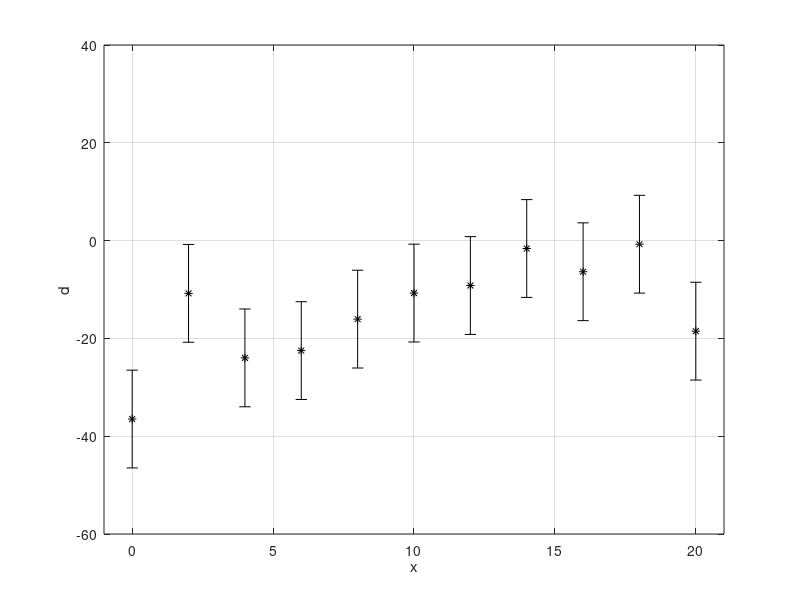

Write the MATLAB code that produced this figure. (Note: this script raises an error after producing the figure.)
% sippi_linefit: Fiting line using SIPPI
clear all;close all
rng(1);
%% LOAD DATA
load('sippi_linefit_data');

figure(1);clf;
e=errorbar(x,d_obs,d_std,'k*');
set(e,'LineStyle','none')
xlabel('x')
ylabel('d')
box on
grid on
axis([-1 21 -60 40])
ppp(10,4,12,2,2)
print_mul(sprintf('sippi_linefit_data_%d',length(d_obs)));

%% setup the data
data{1}.d_obs=d_obs;
data{1}.d_std=d_std;

%% setup the forward
forward.x=x;
forward.forward_function='sippi_forward_linefit';


%% setup the prior model
% the intercept
im=1;
prior{im}.type='gaussian';
prior{im}.name='intercept';
prior{im}.m0=0;
prior{im}.std=30;
prior{im}.m_true=m_ref{1};

% 1st order, the gradient
im=2;
prior{im}.type='gaussian';
prior{im}.name='gradient';
prior{im}.m0=0;
prior{im}.std=4;
prior{im}.norm=80;
prior{im}.m_true=m_ref{2};

% 2ndst order
im=3;
prior{im}.type='uniform';
prior{im}.name='2nd';
prior{im}.min=-.3;
prior{im}.max=.3;
prior{im}.m_true=m_ref{3};


%% TEST SETUP
m=sippi_prior(prior);
[d,forward,prior,data]=sippi_forward(m,forward,prior,data);
[logL]=sippi_likelihood(d,data);

%%
figure(1);clf;
e=errorbar(x,d_obs,d_std,'k*');
hold on
plot(forward.x,d{1},'r*')
hold off
set(e,'LineStyle','none')
xlabel('x')
ylabel('d')
box on
grid on
axis([-1 21 -60 40])
ppp(10,4,12,2,2)
print_mul(sprintf('sippi_linefit_data_%d_prior',length(d_obs)));



%% Sample the posterior

% Perform extended Metropolis sampling 
options.mcmc.nite=40000;  % Run for 40000 iterations
options.mcmc.i_sample=100; % Save every 100th visited model to disc
options.mcmc.i_plot=5000; % Plot the progress information for every 2500 iterations
options.txt='case_line_fit_2nd_order'; % descriptive name for the output folder

[options_metropolis]=sippi_metropolis(data,prior,forward,options);
sippi_plot_prior_sample(options_metropolis.txt);
sippi_plot_posterior(options_metropolis.txt);

% rejection
[options_rejection]=sippi_rejection(data,prior,forward,options);
sippi_plot_prior_sample(options_rejection.txt);
sippi_plot_posterior(options_rejection.txt);


%% Plot 1D histograms
for i=1:3;
    [reals,etype_mean,etype_var,reals_all,reals_ite]=sippi_get_sample(options_metropolis.txt,i);
    m_post(:,i)=reals_all;
end
figure(2);clf;
e=errorbar(x,d_obs,d_std,'k*');
hold on
for i=1:size(m_post,1);
    m{1}=m_post(i,1);
    m{2}=m_post(i,2);
    m{3}=m_post(i,3);
    [d,forward,prior,data]=sippi_forward(m,forward,prior,data);
    plot(x,d{1},'k-','color',[1 1 1].*.8);
end
[d,forward,prior,data]=sippi_forward(m_ref,forward,prior,data);
plot(x,d{1},'g-','LineWidth',3);
e=errorbar(x,d_obs,d_std,'k*');
hold off

set(e,'LineStyle','none')
xlabel('x')
ylabel('d')
box on
grid on
axis([-1 21 -60 40])
ppp(10,4,12,2,2)
print_mul(sprintf('sippi_linefit_data_%d_post',length(d_obs)));



